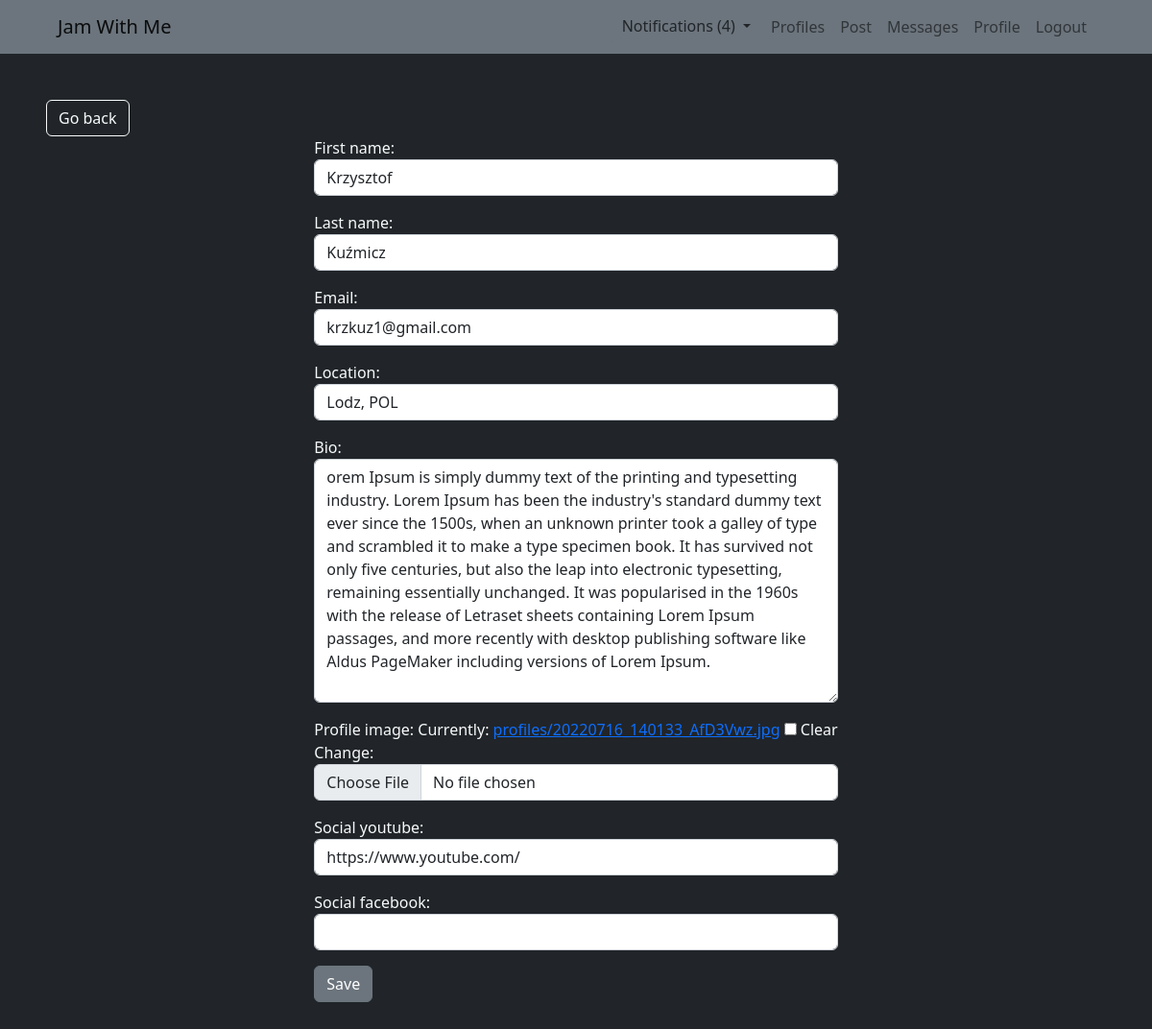
The page /users/settings/ (signed in) on the database its author committed.
### users/models.py (models this page shows)
class Profile(models.Model):
    user = models.OneToOneField(User, on_delete=models.CASCADE, null=True, blank=True)
    first_name = models.CharField(max_length=100, null=True, blank=False)
    last_name = models.CharField(max_length=100, null=True, blank=False)
    email = models.EmailField(max_length=100, null=True, blank=False)
    location = models.CharField(max_length=200, null=True, blank=True)
    bio = models.TextField(null=True, blank=True)
    profile_image = models.ImageField(null=True, blank=True, upload_to='profiles/', default='profiles/user-default.png')
    social_youtube = models.CharField(max_length=300, null=True, blank=True)
    social_facebook = models.CharField(max_length=300, null=True, blank=True)
    created = models.DateTimeField(auto_now_add=True)
    id = models.UUIDField(default=uuid.uuid4, unique=True, primary_key=True, editable=False)
    class Meta:
        ordering = ['last_name', 'first_name']
    @property
    def image_url(self):
        try:
            url = self.profile_image.url
        except:
            url = ''
        return url
    def __str__(self):
        return str(self.first_name) + ' ' + str(self.last_name)

### users/views.py (the view, shortened to what this page needs)
# urls.py: path('settings/', views.user_settings, name='settings'),
@login_required(login_url="login")
def user_settings(request):
    profile = Profile.objects.get(user=request.user)
    form = ProfileForm(instance=profile)
    context = {
        'form': form
    }
    return render(request, 'users/settings.html', context)

### users/forms.py
class ProfileForm(ModelForm):
    class Meta:
        model = Profile
        exclude = ['user', 'created', 'id']
    def __init__(self, *args, **kwargs):
        super().__init__(*args, **kwargs)
        for name, field in self.fields.items():
            field.widget.attrs.update({'class': 'form-control'})

### notification/models.py (called while the page is built)
    @property
    def name(self):
        if self.type == 1:
            name = str(self.from_user) + ' reacted to your post'
            return name
        elif self.type == 2:
            name = str(self.from_user) + ' reacted to your comment'
            return name
        elif self.type == 3:
            name = str(self.from_user) + ' commented your post'
            return name
        elif self.type == 6:
            name = 'New message from ' + str(self.from_user)
            return name
        elif self.type == 4:
            name = str(self.from_user) + ' sent you jam request'
            return name
        elif self.type == 5:
            name = str(self.from_user) + ' is following you'
            return name
        else:
            name = 'Notification'
            return name

### notification/templatetags/custom_tags.py (called while the page is built)
@register.inclusion_tag('notification/notifications.html', takes_context=True)
def show_notifications(context):
    request_user = context['request'].user
    profile = Profile.objects.filter(user=request_user)
    notifications = Notification.objects.filter(to_users__in=profile).order_by('-created')
    unseen = notifications.exclude(seen=True)
    return {
        'notifications': notifications,
        'unseen': unseen,
    }

### users/templates/users/settings.html (shortened to what this page needs)
{% extends 'main.html' %}
{% block content %}
<a href="{{ request.META.HTTP_REFERER }}" class="btn btn-outline-light">Go back</a>
<div class="container-fluid d-flex justify-content-center">
    <form method="POST" enctype="multipart/form-data">
    {{form.as_p}}
    <button type="submit" class="btn btn-secondary">Save</button>
    </form>
</div>
{% endblock content %}

### templates/main.html (shortened to what this page needs)
{% include 'navbar.html' %}
{% load static %}
<!DOCTYPE html>
<html lang="en">
<head>
    <link rel="stylesheet" href="{% static 'styles/main.css' %}">
    <link href="https://cdn.jsdelivr.net/npm/bootstrap@5.2.1/dist/css/bootstrap.min.css" rel="stylesheet">
    <link href="//netdna.bootstrapcdn.com/font-awesome/4.3.0/css/font-awesome.css" rel="stylesheet" />
</head>
<body>
    <section class="bg-dark text-light p-5 text-center text-sm-start" style="min-height: 100vh;">
    {% block content %}
    {% endblock content %}
    </section>
</body>
</html>

### templates/navbar.html (shortened to what this page needs)
{% load static %}
{% load custom_tags %}
<nav class="navbar navbar-expand-md bg-secondary px-5">
  <div class="container-fluid">
    <a href="{% url 'posts' %}" class="navbar-brand">Jam With Me</a>
    <div class="collapse navbar-collapse" id="navmenu">
        <ul class="navbar-nav ms-auto">
            {% if request.user.is_authenticated %}
            <li class="nav-item">
                {% show_notifications %}
            </li>
            <li class="nav-item">
                <a href="{% url 'profiles' %}" class="nav-link">Profiles</a>
            </li>
            <li class="nav-item">
                <a href="{% url 'create-post' %}" class="nav-link">Post</a>
            </li>
            <li class="nav-item">
                <a href="{% url 'messages' 'None' %}" class="nav-link">Messages</a>
            </li>
            <li class="nav-item">
                <a href="{% url 'profile' request.user.profile.id %}" class="nav-link">Profile</a>
            </li>
            <li class="nav-item">
                <a href="{% url 'logout' %}" class="nav-link">Logout</a>
            </li>
            {% else %}
            <li class="nav-item">
                <a href="{% url 'login' %}?next={{ request.path|urlencode }}" class="nav-link">Login/Register</a>
            </li>
            {% endif %}
        </ul>
    </div>
  </div>
</nav>

### notification/templates/notification/notifications.html (shortened to what this page needs)
<div class="dropdown">
  <a class="btn btn-secondary dropdown-toggle text-dark" data-bs-toggle="dropdown" href="#" role="button"
  id="dropdownMenuLink" data-toggle="dropdown" aria-haspopup="true" aria-expanded="false">
    Notifications
    (<span class="" id="notification-count">{{unseen.count}}</span>)
  </a>

### static/styles/main.css (style rules this page uses)
body { background-color: rgb(234, 234, 234); }

### rows shown on the page
Profile: first_name "Krzysztof", last_name "Kuźmicz", email "krzkuz1@gmail.com", location "Lodz, POL", bio "orem Ipsum is simply dummy text of the printing and typesetting industry. Lorem Ipsum has been the industry's standard dummy text ever since the 1500s, when an unknown printer took a galley of type and scrambled it to make a type specimen book. It has survived not only five centuries, but also the leap into electronic typesetting, remaining essentially unchanged. It was popularised in the 1960s with the release of Letraset sheets containing Lorem Ipsum passages, and more recently with desktop publishing software like Aldus PageMaker including versions of Lorem Ipsum.", social_youtube "https://www.youtube.com/"

### other values the page prints
{{ unseen.count }} "4"
